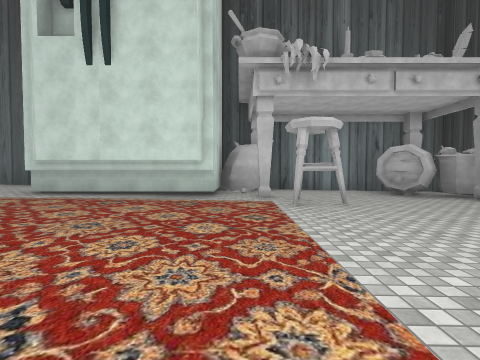
[1] (above)

12 first-person views from a walk through a scene from a Unity 3-D project. The camera is 1.3 m above the floor, tilts 2° down and sees 85° across. The floor is counted in squares, 2.64 m on a side. Each view is taken from the middle of a square. On the plan, view 1 faces up. The plan holds only what a view shows up to about 9 squares ahead; the rest is blank. The place goes on beyond the plan. The player character is not drawn. Some surface patterns are stand-ins.

[2]
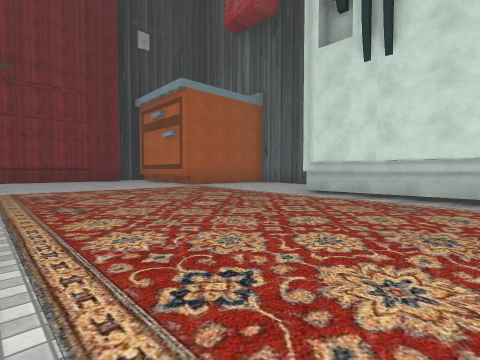

[3]
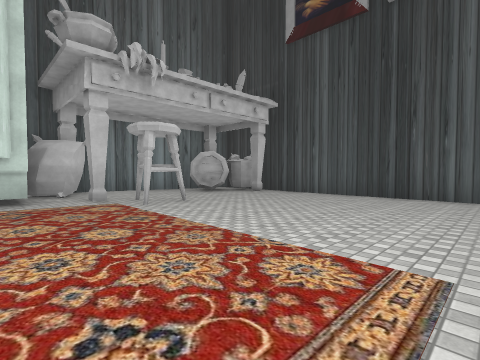

[4]
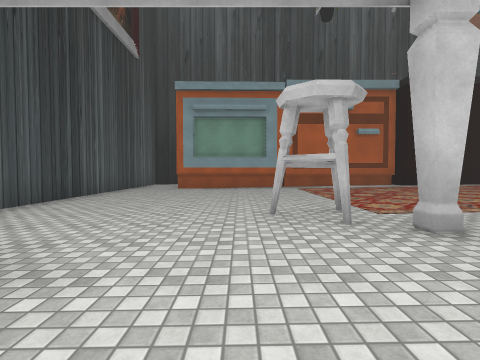

[5]
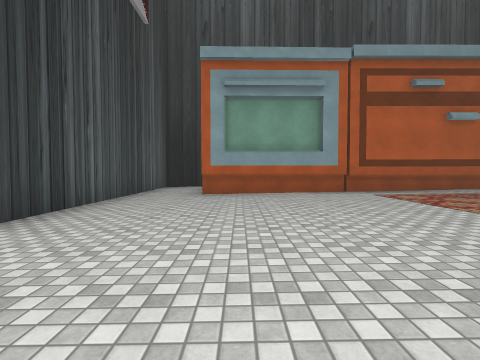

[6]
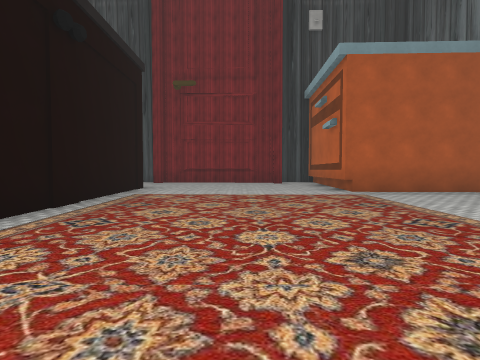

[7]
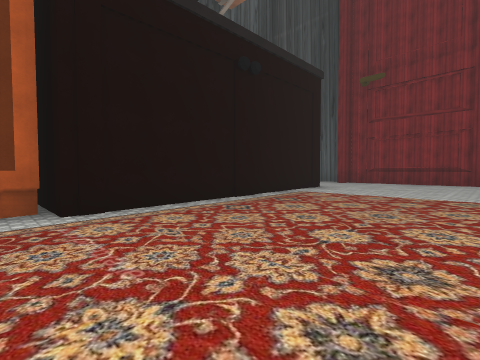

[8]
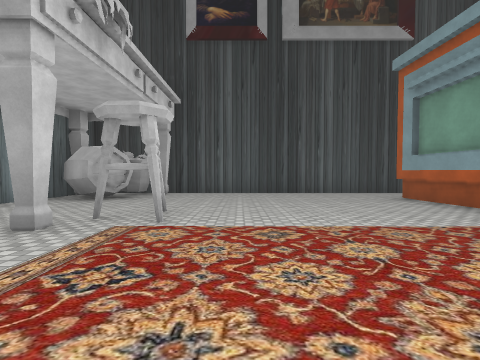

[9]
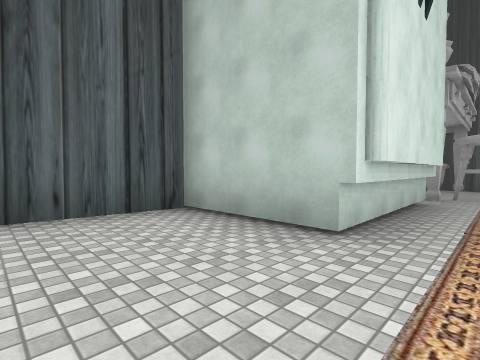

[10]
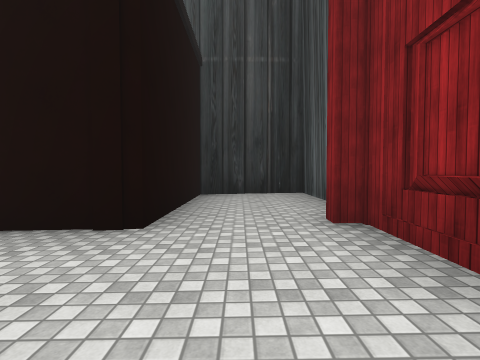

[11]
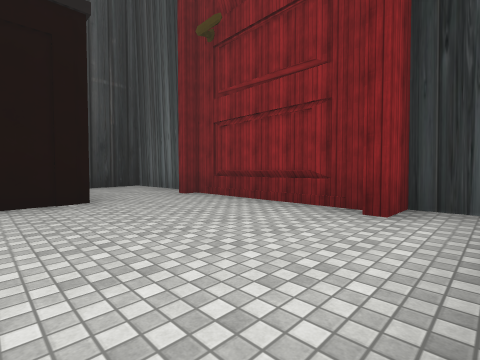

[12]
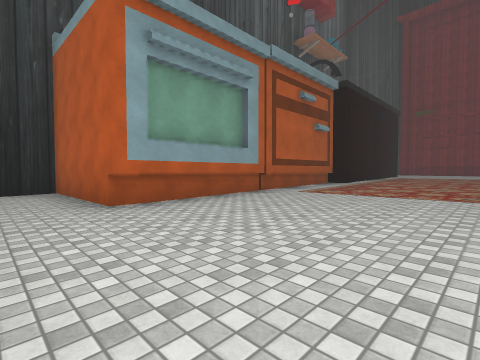

### Floor plan
Key: @ floor where view 1 was taken; # wall or solid block; . main floor; : floor 0.25 m higher than the main floor; - floor 0.25 m lower than the main floor; _ floor 0.5 m lower than the main floor; ^ raised ledge.
Columns run from 11 left of view 1 to 6 right of it. Each row starts with its distance up from view 1.
  8     ####   #####
  7     #..#   #--_##
  6    ##..#   #--_###
  5 ####...#####--__##
  4 #::^.....---#-___#
  3 ##:......-----___#
  2  #:......-----___#
  1  #:......-----___#
  0 ##:......--@--___#
 -1 #::############__#
 -2 #::#          #__#
 -3 #::#          #__#
 -4 ####          ####

Positions as (right, up) in squares from view 1, and headings:
1: (0, 0), facing up
2: (-1, 0), facing up-left
3: (-1, 0), facing up-right
4: (2, 7), facing down
5: (3, 5), facing down
6: (-2, 2), facing left
7: (-2, 3), facing down-left
8: (-2, 3), facing right
9: (-6, 4), facing up-right
10: (-9, 2), facing down
11: (-7, 4), facing down-left
12: (5, 3), facing down-left
